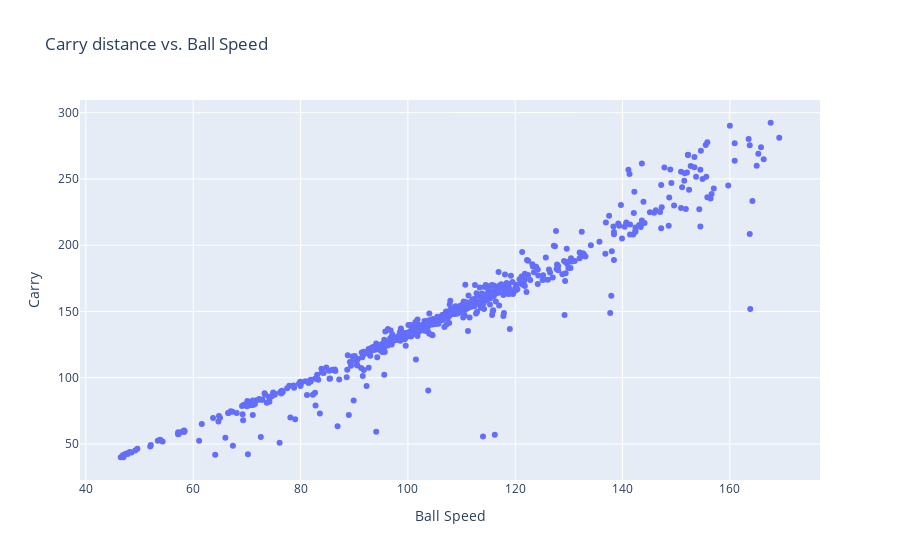

Here is the notebook cell this chart was saved with:
### Markdown cell above
###  Carry Distance vs Ball speed

As you can see Carry distance and ball speed are positively correlated. 

![image.png](attachment:image.png)

### Code cell
fig = px.scatter(clean_golf_swing_df,y='Carry', x='Ball Speed',title="Carry distance vs. Ball Speed")
fig.show()

### Figure 1 — Plotly figure (JSON) as saved in the notebook; plotly's stock layout.template omitted (floating-point values rounded to 4 significant figures; data arrays with more than 128 entries replaced by an {"elided": "..."} marker saying what was removed)
{"data": [{"hovertemplate": "Ball Speed=%{x}<br>Carry=%{y}<extra></extra>", "legendgroup": "", "marker": {"color": "#636efa", "symbol": "circle"}, "mode": "markers", "name": "", "orientation": "v", "showlegend": false, "type": "scatter", "x": {"elided": "725 float values"}, "xaxis": "x", "y": {"elided": "725 float values"}, "yaxis": "y"}], "layout": {"legend": {"tracegroupgap": 0}, "title": {"text": "Carry distance vs. Ball Speed"}, "xaxis": {"anchor": "y", "domain": [0, 1], "title": {"text": "Ball Speed"}}, "yaxis": {"anchor": "x", "domain": [0, 1], "title": {"text": "Carry"}}}}
